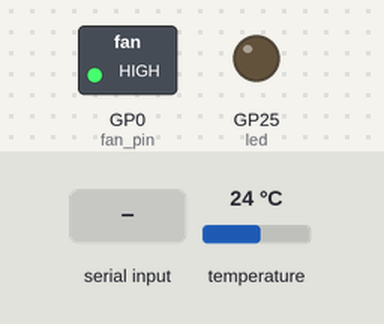
Bench run of a program on a simulated Raspberry Pi Pico running CircuitPython. Parts: switched loads named in the program (green lamp = pin HIGH), output pins drawn as LEDs (lit = HIGH). Inputs (shaded band) come from the test bench; at power-on: temperature 24 °C. What the program prints to the serial console is not drawn.

Above: at 0.6 s.
At 6.2 s:
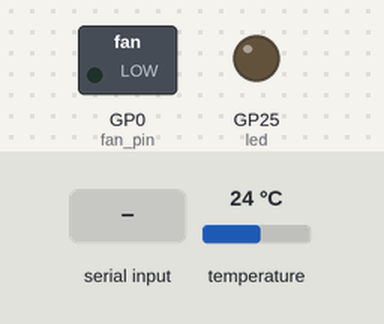
6.3 s: "5" typed at the serial console, then Enter
At 7.4 s:
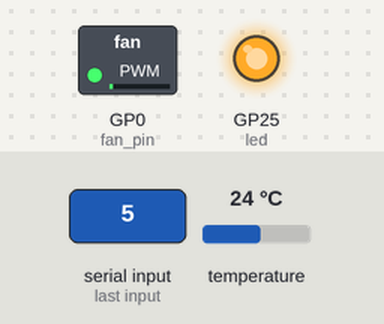
7.8 s: "temperature" typed at the serial console, then Enter
9.3 s: "pwm" typed at the serial console, then Enter
Timing chart, 0 to 12.3 s (numbered marks = the images above; inputs shaded):
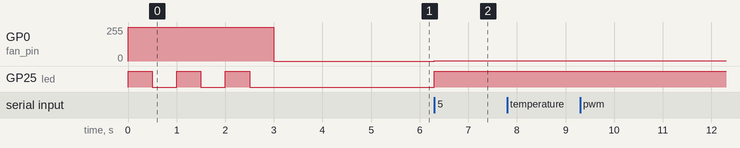

Measured:
- after the input at 6.3 s, GP0 (fan_pin): 0/255 → 1/255 at once; GP25 (led): LOW → HIGH at once
- after the input at 7.8 s, every drawn part: stays the same
- after the input at 9.3 s, every drawn part: stays the same

The program:

code.py
```python
## Smart-Fan
## 22.05.2025 [plsatin]


import time
import board
from digitalio import DigitalInOut, Direction, Pull

from adafruit_onewire.bus import OneWireBus
from adafruit_ds18x20 import DS18X20

import pwmio
import supervisor
import digitalio

# print('Start ...')

led = digitalio.DigitalInOut(board.LED)
led.direction = digitalio.Direction.OUTPUT

# Set up PWM on GP0 with a standard 25kHz frequency for fans
fan_pin = pwmio.PWMOut(board.GP0, frequency=25000, duty_cycle=0)

# Для будующего функционала "Тахометр"
tach_pin = digitalio.DigitalInOut(board.GP1)
tach_pin.direction = digitalio.Direction.INPUT
tach_pin.pull = digitalio.Pull.UP


# Initialize one-wire bus on board pin GP22.
ow_bus = OneWireBus(board.GP22)

# Переменная для установки PWM на вентиляторе
pwm_set_value = 0


def on_startup():
    print("Запуск системы... Вентилятор работает на 100% скорости в течение 3 секунд.")
    # Set the fan speed (0 to 65535)
    # Example: 50% speed is 32767
    fan_pin.duty_cycle = 65535

    for n in range(0, 3):
        led.value = True   # Turn LED on
        time.sleep(0.5)    # Wait half a second
        led.value = False  # Turn LED off
        time.sleep(0.5)    # Wait half a second

    # print("Fan running at 0% speed")
    fan_pin.duty_cycle = 0
    time.sleep(2)


## Запускае вентилятор при старте
on_startup()


# Scan for sensors and grab the first one found.
ds18 = DS18X20(ow_bus, ow_bus.scan()[0])


print(f'Ожидаем команду ... ')

# Main loop to print the temperature every second.
while True:
    # print(f'Ожидаем команду ... ')
    # time.sleep(2)
    if supervisor.runtime.serial_bytes_available:
        value = input().strip()
        # Sometimes Windows sends an extra (or missing) newline - ignore them
        if value == "":
            continue
        if value == "temperature":
            print(str(ds18.temperature))
            continue

        if value == "pwm":
            print(str(pwm_set_value))
            continue

        if value == "temperature,pwm":
            print(f"{str(ds18.temperature)};{str(pwm_set_value)}")
            continue


        print("Команда [{}] принята.".format(value))
        # print("Command recivied")

        try:
            if int(value) == 0:
                fan_pin.duty_cycle = int(value)
                led.value = False
                pwm_set_value = int(value)
            else:
                fan_pin.duty_cycle = int(value)
                led.value = True
                pwm_set_value = int(value)

        except Exception as exc:
            print(f"\n[!] Возникли ошибки: {exc}")
```
